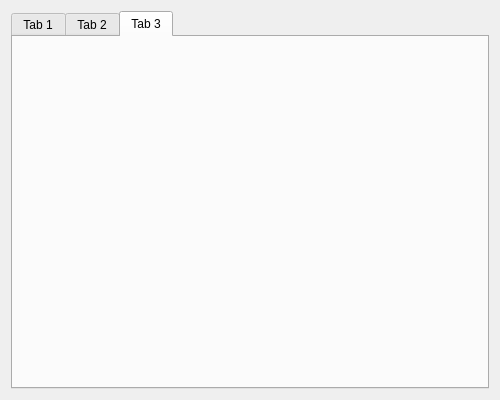
<?xml version="1.0" encoding="UTF-8"?>
<ui version="4.0">
 <class>MainWidget</class>
 <widget class="QWidget" name="MainWidget">
  <property name="geometry">
   <rect>
    <x>0</x>
    <y>0</y>
    <width>500</width>
    <height>400</height>
   </rect>
  </property>
  <property name="windowTitle">
   <string>MainWidget</string>
  </property>
  <layout class="QVBoxLayout" name="verticalLayout">
   <item>
    <widget class="QTabWidget" name="tabWidget">
     <property name="currentIndex">
      <number>2</number>
     </property>
     <widget class="QWidget" name="pTab1">
      <attribute name="title">
       <string>Tab 1</string>
      </attribute>
     </widget>
     <widget class="QWidget" name="pTab2">
      <attribute name="title">
       <string>Tab 2</string>
      </attribute>
     </widget>
     <widget class="QWidget" name="pTab3">
      <attribute name="title">
       <string>Tab 3</string>
      </attribute>
     </widget>
    </widget>
   </item>
  </layout>
 </widget>
 <resources/>
 <connections/>
</ui>
